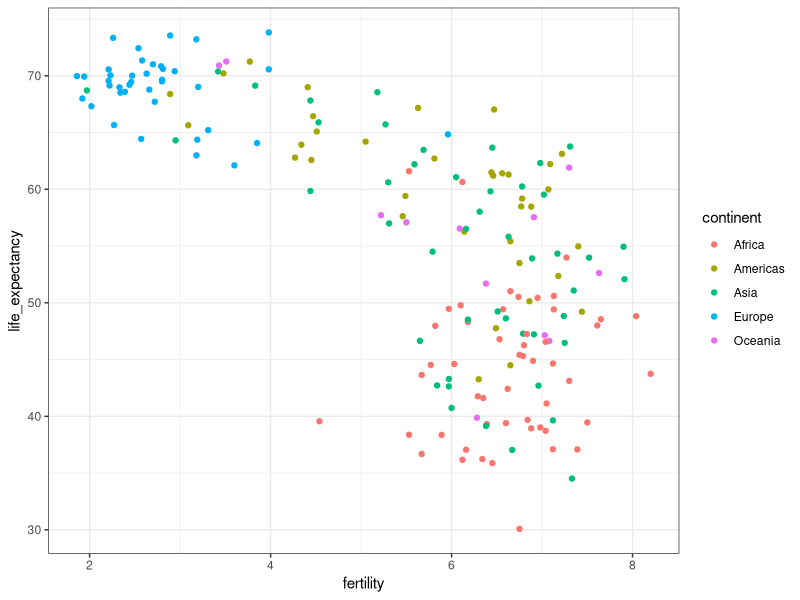
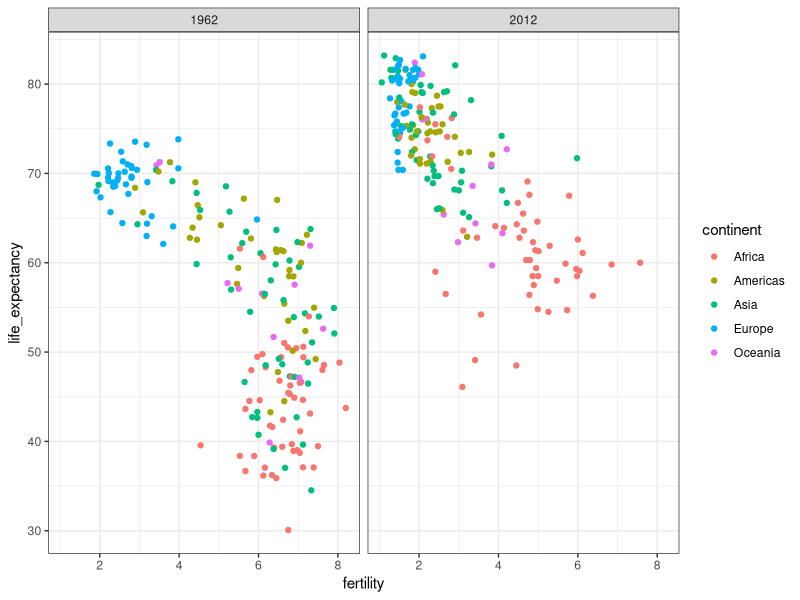
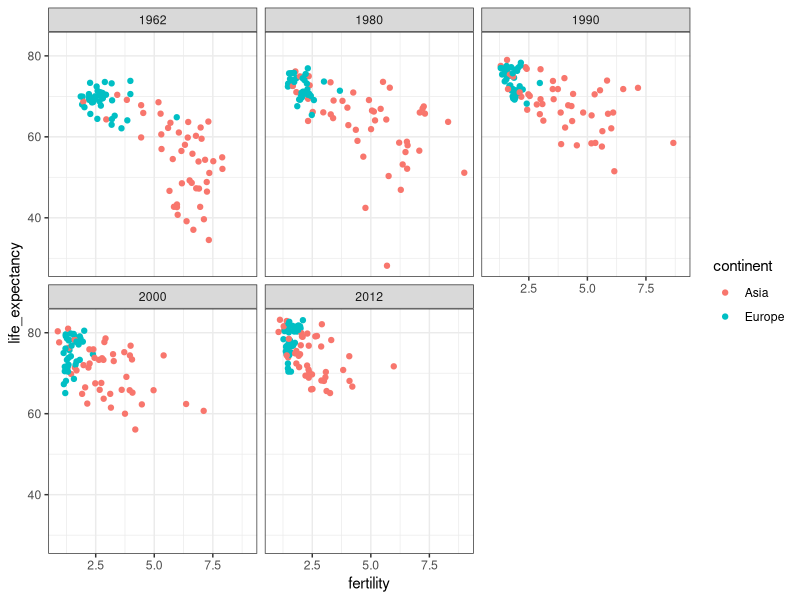
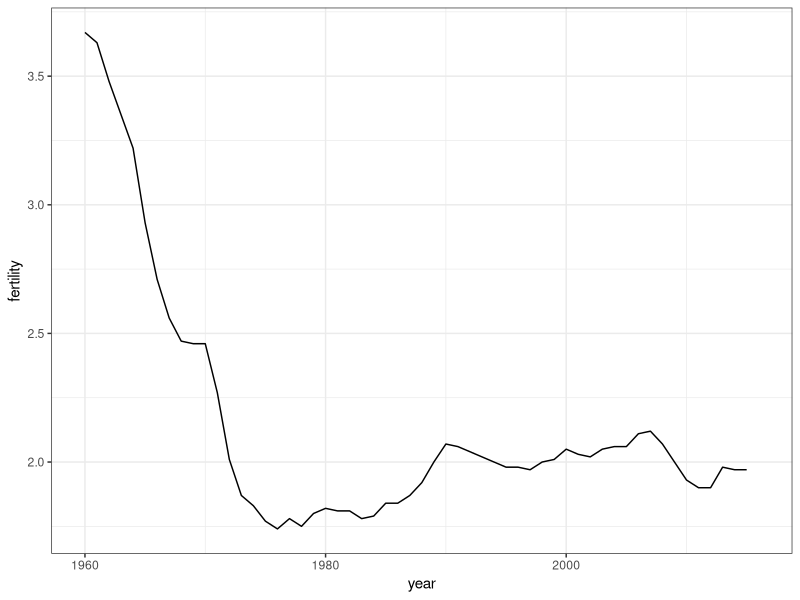
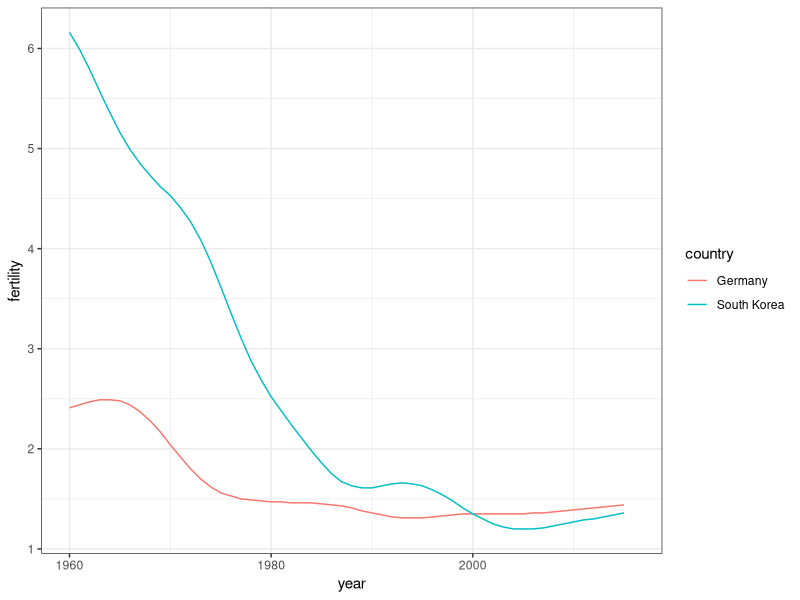
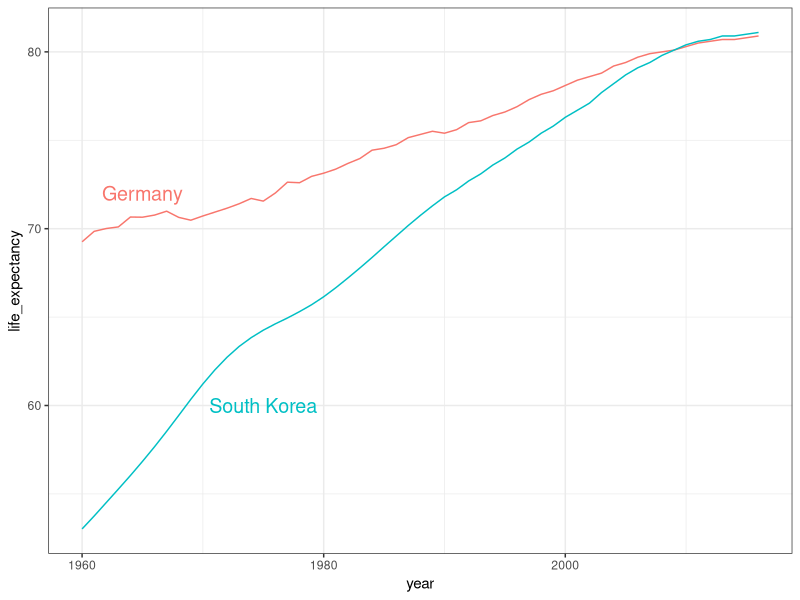
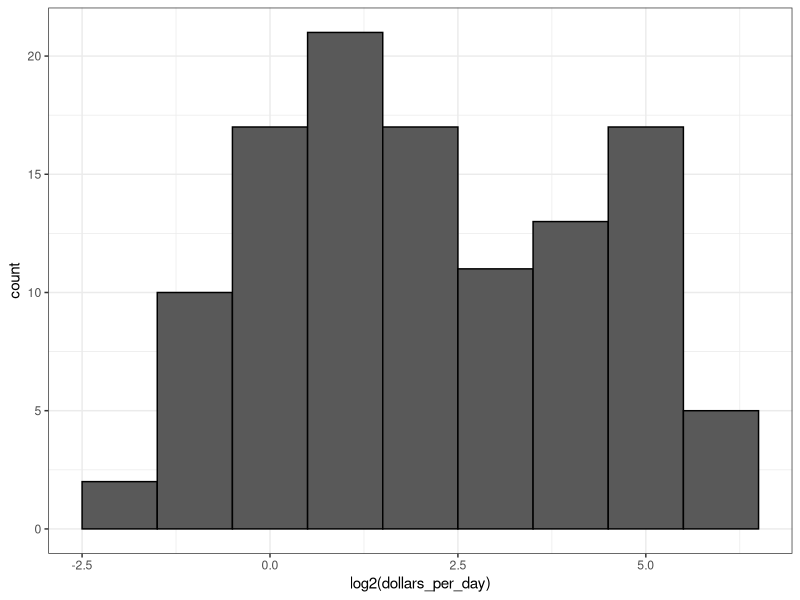
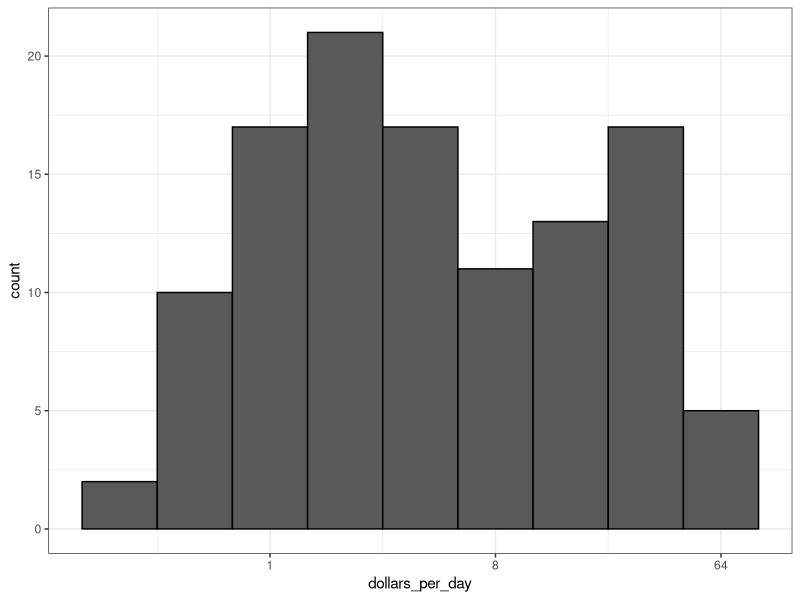

These figures' R source, in order:
#Case Study: Trends in World Health and Economics

#We will use real data to answer the following questions about world health and economics:
#Is it still fair to consider the world as divided into the West and the developing world?
#Has income inequality across countries worsened over the last 40 years?
library(dslabs)
library(tidyverse)
data("gapminder")
head(gapminder)
#Compare infant mortality in Sri Lanka and Turkey
gapminder %>% filter(year == 2015 & country %in% c("Sri Lanka", "Turkey")) %>% 
  select(country, infant_mortality)

ds_theme_set()
#A scatterplot of life expectancy versus fertility rate in 1962 suggests that this viewpoint was grounded in reality 50 years ago
filter(gapminder, year == 1962) %>% 
  ggplot(aes(fertility, life_expectancy, color = continent)) + geom_point()

#Faceting makes multiple side-by-side plots stratified by some variable
filter(gapminder, year%in%c(1962, 2012)) %>%
  ggplot(aes(fertility, life_expectancy, col = continent)) + 
  geom_point() + 
#The facet_grid() function allows faceting by up to two variables, with rows faceted by one variable and columns faceted by the other variable
  facet_grid(. ~ year)
#To facet by only one variable, use the dot operator as the other variable.

years <- c(1962, 1980, 1990, 2000, 2012)
continents <- c("Europe", "Asia")
#The facet_wrap() function facets by one variable and automatically wraps the series of plots so they have readable dimensions
gapminder %>% filter(year %in% years & continent %in% continents) %>% 
  ggplot(aes(fertility, life_expectancy, col = continent)) + 
  geom_point() + facet_wrap(~ year)

#Time series plots have time on the x-axis and a variable of interest on the y-axis
gapminder %>% filter(country == "United States") %>% 
#The geom_line() geometry connects adjacent data points to form a continuous line
  ggplot(aes(year, fertility)) + geom_line()

countries <- c("South Korea", "Germany")
gapminder %>% filter(country %in% countries) %>% 
#group or color by a variable so that the lines are plotted independently.
  ggplot(aes(year, fertility, col = country)) + geom_line()

labels <- data.frame(country = countries, x = c(1975,1965), y = c(60, 72))
gapminder %>% filter(country %in% countries) %>% 
  ggplot(aes(year, life_expectancy, col = country)) + geom_line() + 
  geom_text(data = labels, aes(x, y, label = country), size = 5) + 
  theme(legend.position = "none")

#Add dollars per day variable
gapminder <- gapminder %>% 
  mutate(dollars_per_day = gdp/population/365)

past_year <- 1970

#Log transformations convert multiplicative changes into additive changes
gapminder %>% filter(year == past_year & !is.na(gdp)) %>% 
#Common transformations are the log base 2 transformation and the log base 10 transformation
  ggplot(aes(log2(dollars_per_day))) + 
  geom_histogram(binwidth = 1, color = "black") 

#Repeat histogram with log2 scaled x-axis
gapminder %>% filter(year == past_year & !is.na(gdp)) %>%
#The mode of a distribution is the value with the highest frequency
  ggplot(aes(dollars_per_day)) + geom_histogram(binwidth = 1, color = "black") + 
#Scale the x-axis using scale_x_continuous() or scale_x_log10() layers
  scale_x_continuous(trans = "log2")

#Number of regions
length(levels(gapminder$region))
#Make boxplots stratified by a categorical variable using the geom_boxplot() geometry
p <- gapminder %>% filter(year == past_year & !is.na(gdp)) %>% 
  ggplot(aes(region, dollars_per_day))
#Rotate axis labels by changing the theme through element_text()
p + geom_boxplot() + theme(axis.text.x = element_text(angle = 90, hjust = 1))
#The reorder() function changes the order of factor levels based on a related numeric vector
fac <- factor(c("Asia","Asia","West","West","West"))
levels(fac)
value <- c(10,11,12,6,4)
fac <- reorder(fac, value, FUN = mean)
levels(fac)
#Reorder by median income and color by continent
gapminder %>% filter(year == past_year & !is.na(gdp)) %>% 
  mutate(region = reorder(region, dollars_per_day, FUN = median)) %>% 
  ggplot(aes(region, dollars_per_day, fill = continent)) + 
  geom_boxplot() + theme(axis.text.x = element_text(angle = 90, hjust = 1)) +
#log2 scale y-axis
  xlab("") + scale_y_continuous(trans = "log2") + 
#Adding data points to the boxplot with a geom_point() layer
  geom_point(show.legend = FALSE)

#Comparing Distribution
west <- c("Western Europe", "Northern Europe", "Southern Europe", "Northern America", "Australia and New Zealand")
#Facet by West vs devloping
gapminder %>% filter(year == past_year & !is.na(gdp)) %>% 
  mutate(group = ifelse(region %in% west, "West", "Developing")) %>% 
  ggplot(aes(dollars_per_day)) + geom_histogram(binwidth = 1, color = "black") + 
  scale_x_continuous(trans = "log2") + facet_grid(. ~ group)
#Facet by West/developing and year
present_year <- 2010

gapminder %>% filter(year %in% c(past_year, present_year) & !is.na(gdp)) %>% 
  mutate(group = ifelse(region %in% west, "West", "Developing")) %>% 
  ggplot(aes(dollars_per_day)) + geom_histogram(binwidth = 1, color = "black") + 
  scale_x_continuous(trans = "log2") + facet_grid(year ~ group)

#Define countries that have data available in both years
country_list_1 <- gapminder %>% 
  filter(year == past_year & !is.na(dollars_per_day)) %>% .$country
country_list_2 <- gapminder %>%  
  filter(year == present_year & !is.na(dollars_per_day)) %>% .$country
country_list <- intersect(country_list_1, country_list_2)
#Make histogram including only countries with data available in both years
gapminder %>% filter(year %in% c(past_year, present_year) & country %in% country_list) %>% 
  mutate(group = ifelse(region %in% west, "West", "Developing")) %>% 
  ggplot(aes(dollars_per_day)) + 
  geom_histogram(binwidth = 1, color = "black") + 
  scale_x_continuous(trans = "log2") + facet_grid(year ~ group)

#Boxplots of income in West versus developing world, 1970 and 2010
gapminder %>% filter(year %in% c(past_year, present_year) & country %in% country_list) %>% 
  mutate(region = reorder(region, dollars_per_day, FUN = median)) %>% 
           ggplot() + theme(axis.text.x = element_text(angle = 90, hjust = 1)) + 
  xlab("") + scale_y_continuous(trans = "log2") + 
  geom_boxplot(aes(region, dollars_per_day, fill = factor(year))) 

#Density Plots
gapminder %>% filter(year == past_year & country %in% country_list) %>% 
  mutate(group = ifelse(region %in% west, "West", "Developing")) %>% group_by(group) %>% 
  summarize(n = n()) %>%  knitr::kable()
#Change the y-axis of density plots to variable counts using ..count.. as the y argument
gapminder %>%  filter(year %in% c(past_year, present_year) & country %in% country_list) %>% 
  mutate(group = ifelse(region %in% west, "West", "Developing")) %>% 
  ggplot(aes(dollars_per_day, y = ..count.., fill = group)) + 
  scale_x_continuous(trans = "log2") + geom_density(alpha = 0.2) + 
  facet_grid(year ~ .)
#The case_when() function defines a factor whose levels are defined by a variety of logical operations to group data
gapminder <- gapminder %>% mutate(group = case_when(
  .$region %in% west ~ "West", 
  .$region %in% c("Eastern Asia", "South-Eastern Asia") ~ "East Asia",
  .$region %in% c("Caribbean", "Central America", "South America") ~ "Latin America",
  .$continent == "Africa" & .$region != "North Africa" ~ "Sub-Saharan Africa",
  TRUE ~ "Others"))
#Reorder factor levels
gapminder <- gapminder %>% 
  mutate(group = factor(group, levels = c("Others", "Latin America", "East Asia", "Sub-Saharan Africa", "West")))
#Stacked density plot
gapminder %>%  filter(year %in% c(past_year, present_year) & country %in% country_list) %>% 
  ggplot(aes(dollars_per_day, fill = group)) + 
  scale_x_continuous(trans = "log2") + 
#Plot stacked density plots
  geom_density(alpha = 0.2, bw = 0.75, position = "stack") + 
  facet_grid(year ~ .)

#Define a weight aesthetic mapping to change the relative weights of density plots
gapminder %>% 
  filter(year %in% c(past_year, present_year) & country %in% country_list) %>% 
  group_by(year) %>% 
  mutate(weight = population/sum(population*2)) %>% 
  ungroup() %>% 
  ggplot(aes(dollars_per_day, fill = group, weight = weight)) + 
  scale_x_continuous(trans = "log2") + 
  geom_density(alpha = 0.2, bw = 0.75, position = "stack") + 
  facet_grid(year ~ .)

#Add cases
gapminder <- gapminder %>% mutate(group = case_when(
  .$region %in% west ~ "The West",
  .$region %in% "Northern Africa" ~ "Northern Africa",
  .$region %in% c("Eastern Asia", "South-Eastern Asia") ~ "East Asia",
  .$region == "Southern Asia" ~ "Southern Asia",
  .$region %in% c("Central America", "South America", "Caribbean") ~ "Latin America",
  .$continent == "Africa" & .$region != "Northern Africa" ~ "Sub-Saharan Africa",
  .$region %in% c("Melanesia", "Micronesia", "Polynesia") ~ "Pacfic Islands"))
#Define a data frame with group average income and average infant survival rate
surv_income <- gapminder %>% 
  filter(year %in% present_year & !is.na(gdp) & !is.na(infant_mortality) & !is.na(group)) %>% 
  group_by(group) %>% 
  summarize(income = sum(gdp)/sum(population)/365,
            infant_survival_rate = 1 - sum(infant_mortality/1000*population)/sum(population)) 
surv_income %>%  arrange(income)
#The breaks argument allows us to set the location of the axis labels and tick marks
surv_income %>% ggplot(aes(income, infant_survival_rate, label = group, color = group)) + 
  scale_x_continuous(trans = "log2", limit= c(0.25, 150)) + 
  scale_y_continuous(trans = "logit", limit = c(0.875, 0.9981),
                     breaks = c(0.85, 0.9, 0.95, 0.99, 0.995, 0.998)) +
  geom_label(size = 3, show.legend = FALSE)
#The logistic or logit transformation is defined as f(p) = log(p/(1-p)), or the log of odds
#The ecological fallacy is assuming that conclusions made from the average of a group apply to all members of that group
